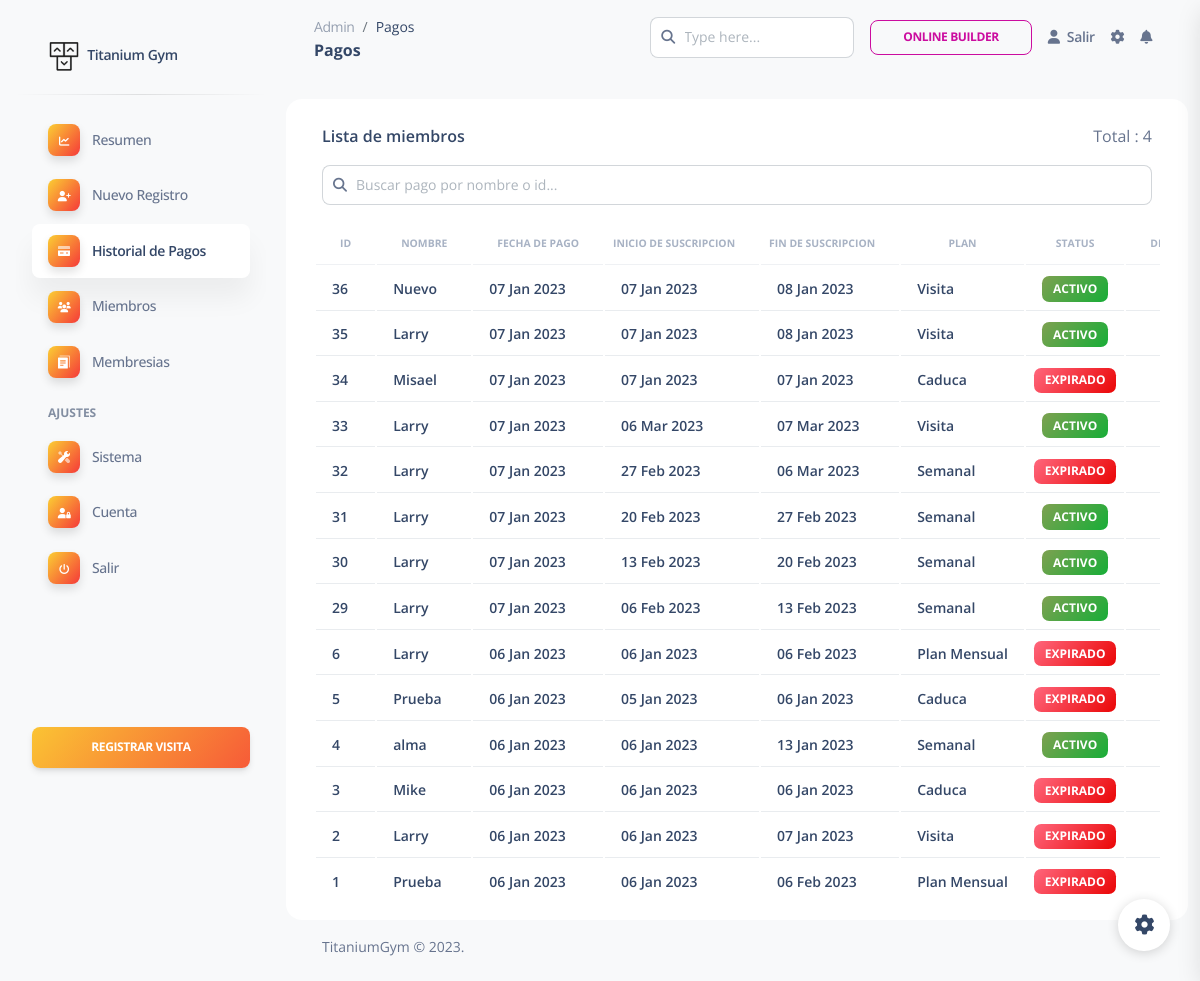
The page /dashboard/admin/payments.php (signed in) on the database its author committed.
### tables this page shows
CREATE TABLE `enrolls_to` (
  `et_id` int(5) NOT NULL,
  `pid` varchar(8) NOT NULL,
  `paid_date` varchar(15) DEFAULT NULL,
  `expire` varchar(15) DEFAULT NULL,
  `startDate` varchar(15) NOT NULL,
  `renewal` varchar(15) DEFAULT NULL,
  `uid` int(4) UNSIGNED ZEROFILL DEFAULT NULL
);

CREATE TABLE `users` (
  `userid` int(4) UNSIGNED ZEROFILL NOT NULL,
  `username` varchar(40) NOT NULL,
  `gender` varchar(8) NOT NULL,
  `phone` varchar(15) NOT NULL,
  `dob` varchar(10) NOT NULL,
  `joining_date` varchar(10) NOT NULL
);

CREATE TABLE `plan` (
  `pid` varchar(8) NOT NULL,
  `planName` varchar(20) NOT NULL,
  `description` varchar(200) NOT NULL,
  `validity` varchar(20) NOT NULL,
  `amount` int(10) NOT NULL,
  `active` varchar(255) DEFAULT NULL,
  `planType` varchar(2) NOT NULL
);

### dashboard/admin/payments.php (the view, shortened to what this page needs)
<?php
	require '../../include/db_conn.php';
?>
<!DOCTYPE html>
<html lang="es">
<head>
  <link rel="stylesheet" href="https://cdnjs.cloudflare.com/ajax/libs/font-awesome/6.2.1/css/all.min.css" />
  <link href="../assets/css/nucleo-icons.css" rel="stylesheet" />
  <link href="../assets/css/nucleo-svg.css" rel="stylesheet" />
  <link href="../assets/css/nucleo-svg.css" rel="stylesheet" />
  <link id="pagestyle" href="../assets/css/soft-ui-dashboard.css?v=1.0.6" rel="stylesheet" />
</head>
<body class="g-sidenav-show  bg-gray-100">
  <?php $active = 'payment'; include 'components/menu.php'; ?>
  <main class="main-content position-relative max-height-vh-100 h-100 border-radius-lg ">
    <?php $titlePage = 'Pagos'; include 'components/navbar.php'; ?>
    <div class="container-fluid py-4">
      <div class="row">
        <div class="card" style="box-shadow: none;">
          <div class="card-header pb-0">
            <div class="d-flex justify-content-between">
              <h6>Lista de miembros</h6>
              <p>
                Total : 4</p>
            </div>
            <div class="input-group">
              <span class="input-group-text text-body"><i class="fas fa-search" aria-hidden="true"></i></span>
              <input id="buscador" type="text" class="form-control" placeholder="Buscar pago por nombre o id..."
                onfocus="focused(this)" onfocusout="defocused(this)">
            </div>
          </div>
          <div class="card-body p-3">
            <div class="row">
              <div class="col-12">
                <div class="table-responsive p-0">
                  <table class="table align-items-center mb-0">
                    <thead>
                      <tr>
                        <th class="text-uppercase text-secondary text-xxs font-weight-bolder opacity-7">ID</th>
                        <th class="text-uppercase text-secondary text-xxs font-weight-bolder opacity-7">Nombre</th>
                        <th class="text-uppercase text-secondary text-xxs font-weight-bolder opacity-7">Fecha de pago</th>
                        <th class="text-uppercase text-secondary text-xxs font-weight-bolder opacity-7 ps-2">Inicio de Suscripcion</th>
                        <th class="text-uppercase text-secondary text-xxs font-weight-bolder opacity-7 ps-2">Fin de suscripcion</th>
                        <th class="text-center text-uppercase text-secondary text-xxs font-weight-bolder opacity-7">Plan
                        </th>
                        <th class="text-center text-uppercase text-secondary text-xxs font-weight-bolder opacity-7">
                          Status</th>
                        <th class="text-center text-uppercase text-secondary text-xxs font-weight-bolder opacity-7">
                          Detalles</th>
                      </tr>
                    </thead>
                    <tbody id="membersTable">
                    <?php
                      $query  = "select * from enrolls_to ORDER BY et_id DESC";
                      $result = mysqli_query($con, $query);
                      if (mysqli_affected_rows($con) != 0) {
                          while ($row = mysqli_fetch_array($result, MYSQLI_ASSOC)) {
                              $uid   = $row['uid'];
                              $planid=$row['pid'];
                              $etId = $row['et_id'];
                              $_paidDate = date("Y-m-d", strtotime($row['paid_date']));
                              $paidDate= strftime('%d %b %Y', strtotime($_paidDate));
                              $_expireDateString = date("Y-m-d", strtotime($row['expire']));
                              $_startDateString = date("Y-m-d",strtotime($row['startDate']));
                              $expireDateString= strftime('%d %b %Y', strtotime($_expireDateString));
                              $startDateString =  strftime('%d %b %Y', strtotime($_startDateString));
                              echo "<tr json-data=''>";
                              $query2  = "select * from users where userid = $uid limit 1";
                              $result2 = mysqli_query($con, $query2);
                              $user = mysqli_fetch_array($result2);
                              $userName = $user['username'];
                              $query3  = "select * from plan where pid = '$planid' limit 1";
                              $result3 = mysqli_query($con, $query3);
                              $planData = mysqli_fetch_array($result3);
                              $planName = $planData['planName'];
                              $expireDate =  str_replace('-', '/', $row['expire']);
                              $today = date('Y/m/d');
                              $timestamp1 = strtotime($expireDate);
                              $timestamp2 = strtotime($today);
                              if (date('Ydm', $timestamp1) <= date('Ydm', $timestamp2)) {
                                  $statusString = "Expirado";
                                  $statusClass = "bg-gradient-danger";
                              } else {
                                  $statusString = "Activo";
                                  $statusClass = "bg-gradient-success";
                              }
                              echo "<td>
                                  <div class='d-flex px-2'>
                                    <h6 class='mb-0 text-sm'>$etId</h6>
                                  </div>
                                </td>";
                              echo "<td>
                                  <div class='d-flex px-2'>
                                    <h6 class='mb-0 text-sm'>$userName</h6>
                                  </div>
                                </td>";
                                echo "<td>
                                  <div class='d-flex px-2'>
                                    <h6 class='mb-0 text-sm'>$paidDate</h6>
                                  </div>
                                </td>";
                                echo "<td>
                                  <div class='d-flex px-2'>
                                    <h6 class='mb-0 text-sm'>$startDateString</h6>
                                  </div>
                                </td>";
                                echo "<td>
                                  <div class='d-flex px-2'>
                                    <h6 class='mb-0 text-sm'>$expireDateString</h6>
                                  </div>
                                </td>";
                                echo "<td>
                                  <div class='d-flex px-2'>
                                    <h6 class='mb-0 text-sm'>$planName</h6>
                                  </div>
                                </td>";
                                echo "<td class='text-center'>
                                <span class='badge badge-sm $statusClass'>$statusString</span>
                                </td>";
                                echo "<td class='text-center'>
                                <span class='badge badge-sm'><i style='color:black;' class='fa-solid fa-arrow-up-right-from-square'></i></span>
                                </td>";
                                echo "</tr>";
                          }
                      }
                      ?>
                    </tbody>
                  </table>
                </div>
              </div>
            </div>
          </div>
        </div>
      </div>
      <?php include 'components/footer.php';?>
    </div>
  </main>
  <?php include 'components/fixed_plugin.php';?>
</body>
</html>

### rows shown on the page
enrolls_to: et_id "36", users.username "Nuevo", paid_date "07 Jan 2023", startDate "07 Jan 2023", expire "08 Jan 2023", pid.planName "Visita", expire "ACTIVO"
enrolls_to: et_id "35", users.username "Larry", paid_date "07 Jan 2023", startDate "07 Jan 2023", expire "08 Jan 2023", pid.planName "Visita", expire "ACTIVO"
enrolls_to: et_id "34", users.username "Misael", paid_date "07 Jan 2023", startDate "07 Jan 2023", expire "07 Jan 2023", pid.planName "Caduca", expire "EXPIRADO"
enrolls_to: et_id "33", users.username "Larry", paid_date "07 Jan 2023", startDate "06 Mar 2023", expire "07 Mar 2023", pid.planName "Visita", expire "ACTIVO"
enrolls_to: et_id "32", users.username "Larry", paid_date "07 Jan 2023", startDate "27 Feb 2023", expire "06 Mar 2023", pid.planName "Semanal", expire "EXPIRADO"
enrolls_to: et_id "31", users.username "Larry", paid_date "07 Jan 2023", startDate "20 Feb 2023", expire "27 Feb 2023", pid.planName "Semanal", expire "ACTIVO"
enrolls_to: et_id "30", users.username "Larry", paid_date "07 Jan 2023", startDate "13 Feb 2023", expire "20 Feb 2023", pid.planName "Semanal", expire "ACTIVO"
enrolls_to: et_id "29", users.username "Larry", paid_date "07 Jan 2023", startDate "06 Feb 2023", expire "13 Feb 2023", pid.planName "Semanal", expire "ACTIVO"
enrolls_to: et_id "6", users.username "Larry", paid_date "06 Jan 2023", startDate "06 Jan 2023", expire "06 Feb 2023", pid.planName "Plan Mensual", expire "EXPIRADO"
enrolls_to: et_id "5", users.username "Prueba", paid_date "06 Jan 2023", startDate "05 Jan 2023", expire "06 Jan 2023", pid.planName "Caduca", expire "EXPIRADO"
enrolls_to: et_id "4", users.username "alma", paid_date "06 Jan 2023", startDate "06 Jan 2023", expire "13 Jan 2023", pid.planName "Semanal", expire "ACTIVO"
enrolls_to: et_id "3", users.username "Mike", paid_date "06 Jan 2023", startDate "06 Jan 2023", expire "06 Jan 2023", pid.planName "Caduca", expire "EXPIRADO"
enrolls_to: et_id "2", users.username "Larry", paid_date "06 Jan 2023", startDate "06 Jan 2023", expire "07 Jan 2023", pid.planName "Visita", expire "EXPIRADO"
enrolls_to: et_id "1", users.username "Prueba", paid_date "06 Jan 2023", startDate "06 Jan 2023", expire "06 Feb 2023", pid.planName "Plan Mensual", expire "EXPIRADO"

### other values the page prints
$_ENV["PAGE_NAME"] "Titanium Gym"
$titlePage "Pagos"
